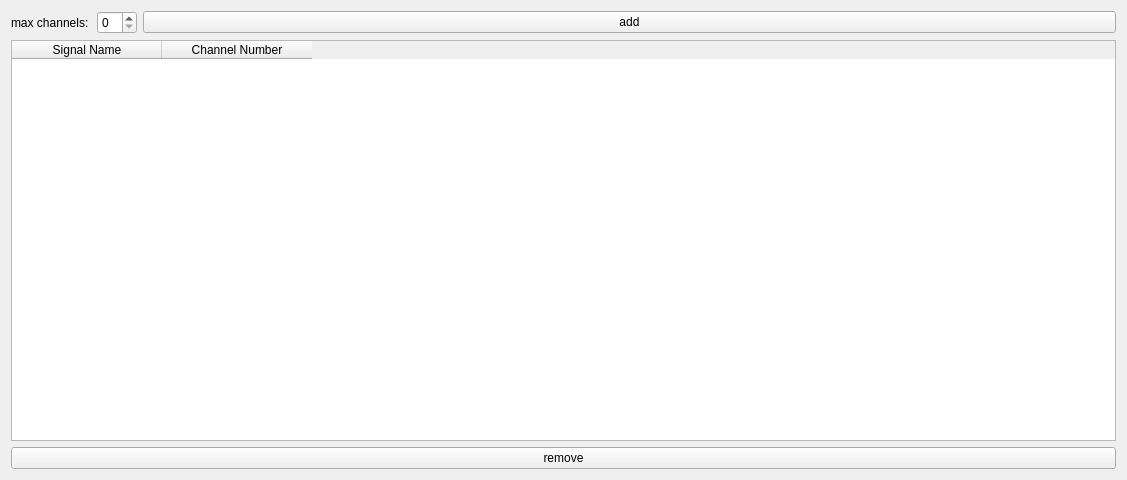
<?xml version="1.0" encoding="UTF-8"?>
<ui version="4.0">
 <class>Form</class>
 <widget class="QWidget" name="Form">
  <property name="geometry">
   <rect>
    <x>0</x>
    <y>0</y>
    <width>1127</width>
    <height>480</height>
   </rect>
  </property>
  <property name="windowTitle">
   <string>Form</string>
  </property>
  <layout class="QGridLayout" name="gridLayout_2">
   <item row="1" column="0">
    <layout class="QGridLayout" name="gridLayout">
     <item row="0" column="0">
      <widget class="QTableWidget" name="signal_to_channel_table">
       <property name="minimumSize">
        <size>
         <width>200</width>
         <height>400</height>
        </size>
       </property>
       <attribute name="horizontalHeaderDefaultSectionSize">
        <number>150</number>
       </attribute>
       <column>
        <property name="text">
         <string>Signal Name</string>
        </property>
       </column>
       <column>
        <property name="text">
         <string>Channel Number</string>
        </property>
       </column>
      </widget>
     </item>
     <item row="1" column="0">
      <widget class="QPushButton" name="remove_button">
       <property name="text">
        <string>remove</string>
       </property>
      </widget>
     </item>
    </layout>
   </item>
   <item row="0" column="0">
    <layout class="QHBoxLayout" name="horizontalLayout">
     <item>
      <widget class="QLabel" name="label">
       <property name="minimumSize">
        <size>
         <width>50</width>
         <height>0</height>
        </size>
       </property>
       <property name="maximumSize">
        <size>
         <width>80</width>
         <height>16777215</height>
        </size>
       </property>
       <property name="text">
        <string>max channels:</string>
       </property>
      </widget>
     </item>
     <item>
      <widget class="QSpinBox" name="num_channels">
       <property name="maximumSize">
        <size>
         <width>40</width>
         <height>16777215</height>
        </size>
       </property>
      </widget>
     </item>
     <item>
      <layout class="QHBoxLayout" name="horizontalLayout_2"/>
     </item>
     <item>
      <widget class="QPushButton" name="add_button">
       <property name="minimumSize">
        <size>
         <width>0</width>
         <height>0</height>
        </size>
       </property>
       <property name="text">
        <string>add</string>
       </property>
      </widget>
     </item>
    </layout>
   </item>
  </layout>
 </widget>
 <resources/>
 <connections/>
</ui>
